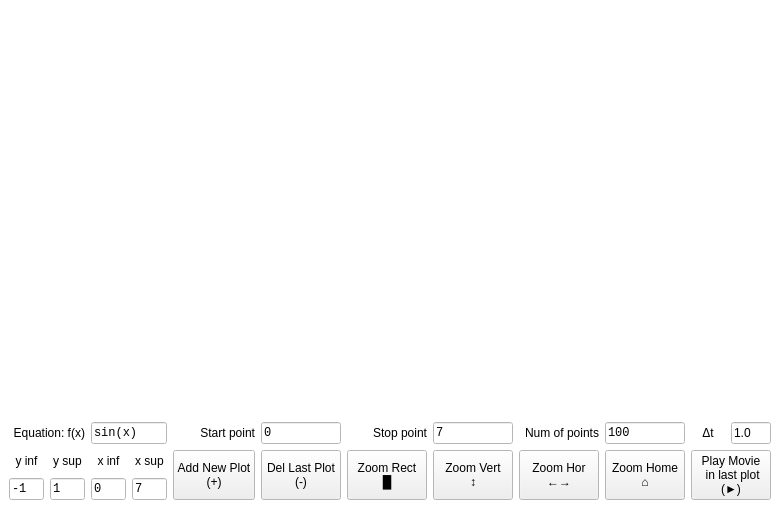
<?xml version="1.0" encoding="UTF-8"?>
<ui version="4.0">
 <class>MainWindow</class>
 <widget class="QMainWindow" name="MainWindow">
  <property name="geometry">
   <rect>
    <x>0</x>
    <y>0</y>
    <width>780</width>
    <height>509</height>
   </rect>
  </property>
  <property name="palette">
   <palette>
    <active>
     <colorrole role="Base">
      <brush brushstyle="SolidPattern">
       <color alpha="255">
        <red>255</red>
        <green>255</green>
        <blue>255</blue>
       </color>
      </brush>
     </colorrole>
     <colorrole role="Window">
      <brush brushstyle="SolidPattern">
       <color alpha="255">
        <red>255</red>
        <green>255</green>
        <blue>255</blue>
       </color>
      </brush>
     </colorrole>
    </active>
    <inactive>
     <colorrole role="Base">
      <brush brushstyle="SolidPattern">
       <color alpha="255">
        <red>255</red>
        <green>255</green>
        <blue>255</blue>
       </color>
      </brush>
     </colorrole>
     <colorrole role="Window">
      <brush brushstyle="SolidPattern">
       <color alpha="255">
        <red>255</red>
        <green>255</green>
        <blue>255</blue>
       </color>
      </brush>
     </colorrole>
    </inactive>
    <disabled>
     <colorrole role="Base">
      <brush brushstyle="SolidPattern">
       <color alpha="255">
        <red>255</red>
        <green>255</green>
        <blue>255</blue>
       </color>
      </brush>
     </colorrole>
     <colorrole role="Window">
      <brush brushstyle="SolidPattern">
       <color alpha="255">
        <red>255</red>
        <green>255</green>
        <blue>255</blue>
       </color>
      </brush>
     </colorrole>
    </disabled>
   </palette>
  </property>
  <property name="windowTitle">
   <string>Simple Plot Tool with Python</string>
  </property>
  <property name="windowIcon">
   <iconset>
    <normaloff>plotTool.ico</normaloff>plotTool.ico</iconset>
  </property>
  <property name="styleSheet">
   <string notr="true"/>
  </property>
  <property name="iconSize">
   <size>
    <width>50</width>
    <height>24</height>
   </size>
  </property>
  <property name="toolButtonStyle">
   <enum>Qt::ToolButtonIconOnly</enum>
  </property>
  <property name="animated">
   <bool>true</bool>
  </property>
  <property name="documentMode">
   <bool>false</bool>
  </property>
  <widget class="QWidget" name="centralwidget">
   <property name="styleSheet">
    <string notr="true"/>
   </property>
   <layout class="QVBoxLayout" name="verticalLayout_2">
    <item>
     <layout class="QVBoxLayout" name="verticalLayout">
      <item>
       <spacer name="verticalSpacer">
        <property name="orientation">
         <enum>Qt::Vertical</enum>
        </property>
        <property name="sizeHint" stdset="0">
         <size>
          <width>20</width>
          <height>40</height>
         </size>
        </property>
       </spacer>
      </item>
     </layout>
    </item>
    <item>
     <layout class="QGridLayout" name="gridLayout">
      <item row="1" column="6" rowspan="2">
       <widget class="QPushButton" name="pushButtonRect">
        <property name="sizePolicy">
         <sizepolicy hsizetype="Maximum" vsizetype="Expanding">
          <horstretch>0</horstretch>
          <verstretch>0</verstretch>
         </sizepolicy>
        </property>
        <property name="text">
         <string>Zoom Rect
█</string>
        </property>
       </widget>
      </item>
      <item row="2" column="2">
       <widget class="QLineEdit" name="lineEditXinf">
        <property name="sizePolicy">
         <sizepolicy hsizetype="Expanding" vsizetype="Fixed">
          <horstretch>1</horstretch>
          <verstretch>0</verstretch>
         </sizepolicy>
        </property>
        <property name="font">
         <font>
          <family>Consolas</family>
         </font>
        </property>
        <property name="text">
         <string>0</string>
        </property>
        <property name="placeholderText">
         <string>y inf</string>
        </property>
       </widget>
      </item>
      <item row="1" column="2">
       <widget class="QLabel" name="label_4">
        <property name="text">
         <string>x inf</string>
        </property>
        <property name="alignment">
         <set>Qt::AlignCenter</set>
        </property>
       </widget>
      </item>
      <item row="1" column="7" rowspan="2">
       <widget class="QPushButton" name="pushButtonVert">
        <property name="sizePolicy">
         <sizepolicy hsizetype="Maximum" vsizetype="Expanding">
          <horstretch>0</horstretch>
          <verstretch>0</verstretch>
         </sizepolicy>
        </property>
        <property name="text">
         <string>Zoom Vert
↕</string>
        </property>
       </widget>
      </item>
      <item row="1" column="9" rowspan="2">
       <widget class="QPushButton" name="pushButtonHome">
        <property name="sizePolicy">
         <sizepolicy hsizetype="Maximum" vsizetype="Expanding">
          <horstretch>0</horstretch>
          <verstretch>0</verstretch>
         </sizepolicy>
        </property>
        <property name="text">
         <string>Zoom Home
⌂</string>
        </property>
       </widget>
      </item>
      <item row="1" column="5" rowspan="2">
       <widget class="QPushButton" name="pushButtonDelPlot">
        <property name="sizePolicy">
         <sizepolicy hsizetype="Maximum" vsizetype="Expanding">
          <horstretch>0</horstretch>
          <verstretch>0</verstretch>
         </sizepolicy>
        </property>
        <property name="text">
         <string>Del Last Plot
(-)</string>
        </property>
       </widget>
      </item>
      <item row="2" column="1">
       <widget class="QLineEdit" name="lineEditYsup">
        <property name="sizePolicy">
         <sizepolicy hsizetype="Expanding" vsizetype="Fixed">
          <horstretch>1</horstretch>
          <verstretch>0</verstretch>
         </sizepolicy>
        </property>
        <property name="font">
         <font>
          <family>Consolas</family>
         </font>
        </property>
        <property name="text">
         <string>1</string>
        </property>
        <property name="placeholderText">
         <string>x sup</string>
        </property>
       </widget>
      </item>
      <item row="1" column="3">
       <widget class="QLabel" name="label_5">
        <property name="text">
         <string>x sup</string>
        </property>
        <property name="alignment">
         <set>Qt::AlignCenter</set>
        </property>
       </widget>
      </item>
      <item row="2" column="0">
       <widget class="QLineEdit" name="lineEditYinf">
        <property name="sizePolicy">
         <sizepolicy hsizetype="Expanding" vsizetype="Fixed">
          <horstretch>1</horstretch>
          <verstretch>0</verstretch>
         </sizepolicy>
        </property>
        <property name="font">
         <font>
          <family>Consolas</family>
         </font>
        </property>
        <property name="text">
         <string>-1</string>
        </property>
        <property name="placeholderText">
         <string>x inf</string>
        </property>
       </widget>
      </item>
      <item row="1" column="8" rowspan="2">
       <widget class="QPushButton" name="pushButtonHor">
        <property name="sizePolicy">
         <sizepolicy hsizetype="Maximum" vsizetype="Expanding">
          <horstretch>0</horstretch>
          <verstretch>0</verstretch>
         </sizepolicy>
        </property>
        <property name="text">
         <string>Zoom Hor
←→</string>
        </property>
       </widget>
      </item>
      <item row="1" column="4" rowspan="2">
       <widget class="QPushButton" name="pushButtonAddPlot">
        <property name="sizePolicy">
         <sizepolicy hsizetype="Minimum" vsizetype="Expanding">
          <horstretch>0</horstretch>
          <verstretch>0</verstretch>
         </sizepolicy>
        </property>
        <property name="text">
         <string>Add New Plot
(+)</string>
        </property>
       </widget>
      </item>
      <item row="0" column="6">
       <widget class="QLabel" name="label_7">
        <property name="sizePolicy">
         <sizepolicy hsizetype="Preferred" vsizetype="Preferred">
          <horstretch>0</horstretch>
          <verstretch>0</verstretch>
         </sizepolicy>
        </property>
        <property name="text">
         <string>Stop point</string>
        </property>
        <property name="alignment">
         <set>Qt::AlignRight|Qt::AlignTrailing|Qt::AlignVCenter</set>
        </property>
       </widget>
      </item>
      <item row="0" column="8">
       <widget class="QLabel" name="label_8">
        <property name="text">
         <string>Num of points</string>
        </property>
        <property name="alignment">
         <set>Qt::AlignRight|Qt::AlignTrailing|Qt::AlignVCenter</set>
        </property>
       </widget>
      </item>
      <item row="0" column="9">
       <widget class="QLineEdit" name="lineEditNum">
        <property name="sizePolicy">
         <sizepolicy hsizetype="Preferred" vsizetype="Fixed">
          <horstretch>1</horstretch>
          <verstretch>0</verstretch>
         </sizepolicy>
        </property>
        <property name="font">
         <font>
          <family>Consolas</family>
         </font>
        </property>
        <property name="text">
         <string>100</string>
        </property>
        <property name="placeholderText">
         <string>Num of pts</string>
        </property>
       </widget>
      </item>
      <item row="1" column="0">
       <widget class="QLabel" name="label_2">
        <property name="text">
         <string>y inf</string>
        </property>
        <property name="alignment">
         <set>Qt::AlignCenter</set>
        </property>
       </widget>
      </item>
      <item row="0" column="2" colspan="2">
       <widget class="QLineEdit" name="lineEditEq">
        <property name="font">
         <font>
          <family>Consolas</family>
         </font>
        </property>
        <property name="tabletTracking">
         <bool>false</bool>
        </property>
        <property name="text">
         <string>sin(x)</string>
        </property>
        <property name="placeholderText">
         <string>Write Equation Here</string>
        </property>
       </widget>
      </item>
      <item row="0" column="5">
       <widget class="QLineEdit" name="lineEditStart">
        <property name="sizePolicy">
         <sizepolicy hsizetype="Preferred" vsizetype="Fixed">
          <horstretch>1</horstretch>
          <verstretch>0</verstretch>
         </sizepolicy>
        </property>
        <property name="font">
         <font>
          <family>Consolas</family>
         </font>
        </property>
        <property name="text">
         <string>0</string>
        </property>
        <property name="placeholderText">
         <string>Start point</string>
        </property>
       </widget>
      </item>
      <item row="0" column="7">
       <widget class="QLineEdit" name="lineEditStop">
        <property name="sizePolicy">
         <sizepolicy hsizetype="Preferred" vsizetype="Fixed">
          <horstretch>1</horstretch>
          <verstretch>0</verstretch>
         </sizepolicy>
        </property>
        <property name="font">
         <font>
          <family>Consolas</family>
         </font>
        </property>
        <property name="text">
         <string>7</string>
        </property>
        <property name="placeholderText">
         <string>Stop point</string>
        </property>
       </widget>
      </item>
      <item row="1" column="1">
       <widget class="QLabel" name="label_3">
        <property name="text">
         <string>y sup</string>
        </property>
        <property name="alignment">
         <set>Qt::AlignCenter</set>
        </property>
       </widget>
      </item>
      <item row="0" column="4">
       <widget class="QLabel" name="label_6">
        <property name="text">
         <string>Start point</string>
        </property>
        <property name="alignment">
         <set>Qt::AlignRight|Qt::AlignTrailing|Qt::AlignVCenter</set>
        </property>
       </widget>
      </item>
      <item row="2" column="3">
       <widget class="QLineEdit" name="lineEditXsup">
        <property name="sizePolicy">
         <sizepolicy hsizetype="Expanding" vsizetype="Fixed">
          <horstretch>1</horstretch>
          <verstretch>0</verstretch>
         </sizepolicy>
        </property>
        <property name="font">
         <font>
          <family>Consolas</family>
         </font>
        </property>
        <property name="text">
         <string>7</string>
        </property>
        <property name="placeholderText">
         <string>y sup</string>
        </property>
       </widget>
      </item>
      <item row="0" column="0" colspan="2">
       <widget class="QLabel" name="label">
        <property name="text">
         <string>Equation: f(x)</string>
        </property>
        <property name="alignment">
         <set>Qt::AlignRight|Qt::AlignTrailing|Qt::AlignVCenter</set>
        </property>
       </widget>
      </item>
      <item row="1" column="10" rowspan="2">
       <widget class="QPushButton" name="pushButtonPlayMovie">
        <property name="sizePolicy">
         <sizepolicy hsizetype="Minimum" vsizetype="Expanding">
          <horstretch>0</horstretch>
          <verstretch>0</verstretch>
         </sizepolicy>
        </property>
        <property name="text">
         <string>Play Movie 
 in last plot
(►)</string>
        </property>
       </widget>
      </item>
      <item row="0" column="10">
       <layout class="QHBoxLayout" name="horizontalLayout">
        <item>
         <widget class="QLabel" name="label_9">
          <property name="text">
           <string>Δt</string>
          </property>
          <property name="alignment">
           <set>Qt::AlignCenter</set>
          </property>
         </widget>
        </item>
        <item>
         <widget class="QLineEdit" name="lineEditDeltaT">
          <property name="maximumSize">
           <size>
            <width>40</width>
            <height>16777215</height>
           </size>
          </property>
          <property name="text">
           <string>1.0</string>
          </property>
         </widget>
        </item>
       </layout>
      </item>
     </layout>
    </item>
   </layout>
  </widget>
 </widget>
 <tabstops>
  <tabstop>lineEditEq</tabstop>
  <tabstop>lineEditStart</tabstop>
  <tabstop>lineEditStop</tabstop>
  <tabstop>lineEditNum</tabstop>
  <tabstop>lineEditYinf</tabstop>
  <tabstop>lineEditYsup</tabstop>
  <tabstop>lineEditXinf</tabstop>
  <tabstop>lineEditXsup</tabstop>
  <tabstop>pushButtonAddPlot</tabstop>
  <tabstop>pushButtonDelPlot</tabstop>
  <tabstop>pushButtonRect</tabstop>
  <tabstop>pushButtonVert</tabstop>
  <tabstop>pushButtonHor</tabstop>
  <tabstop>pushButtonHome</tabstop>
  <tabstop>pushButtonPlayMovie</tabstop>
 </tabstops>
 <resources/>
 <connections/>
</ui>
